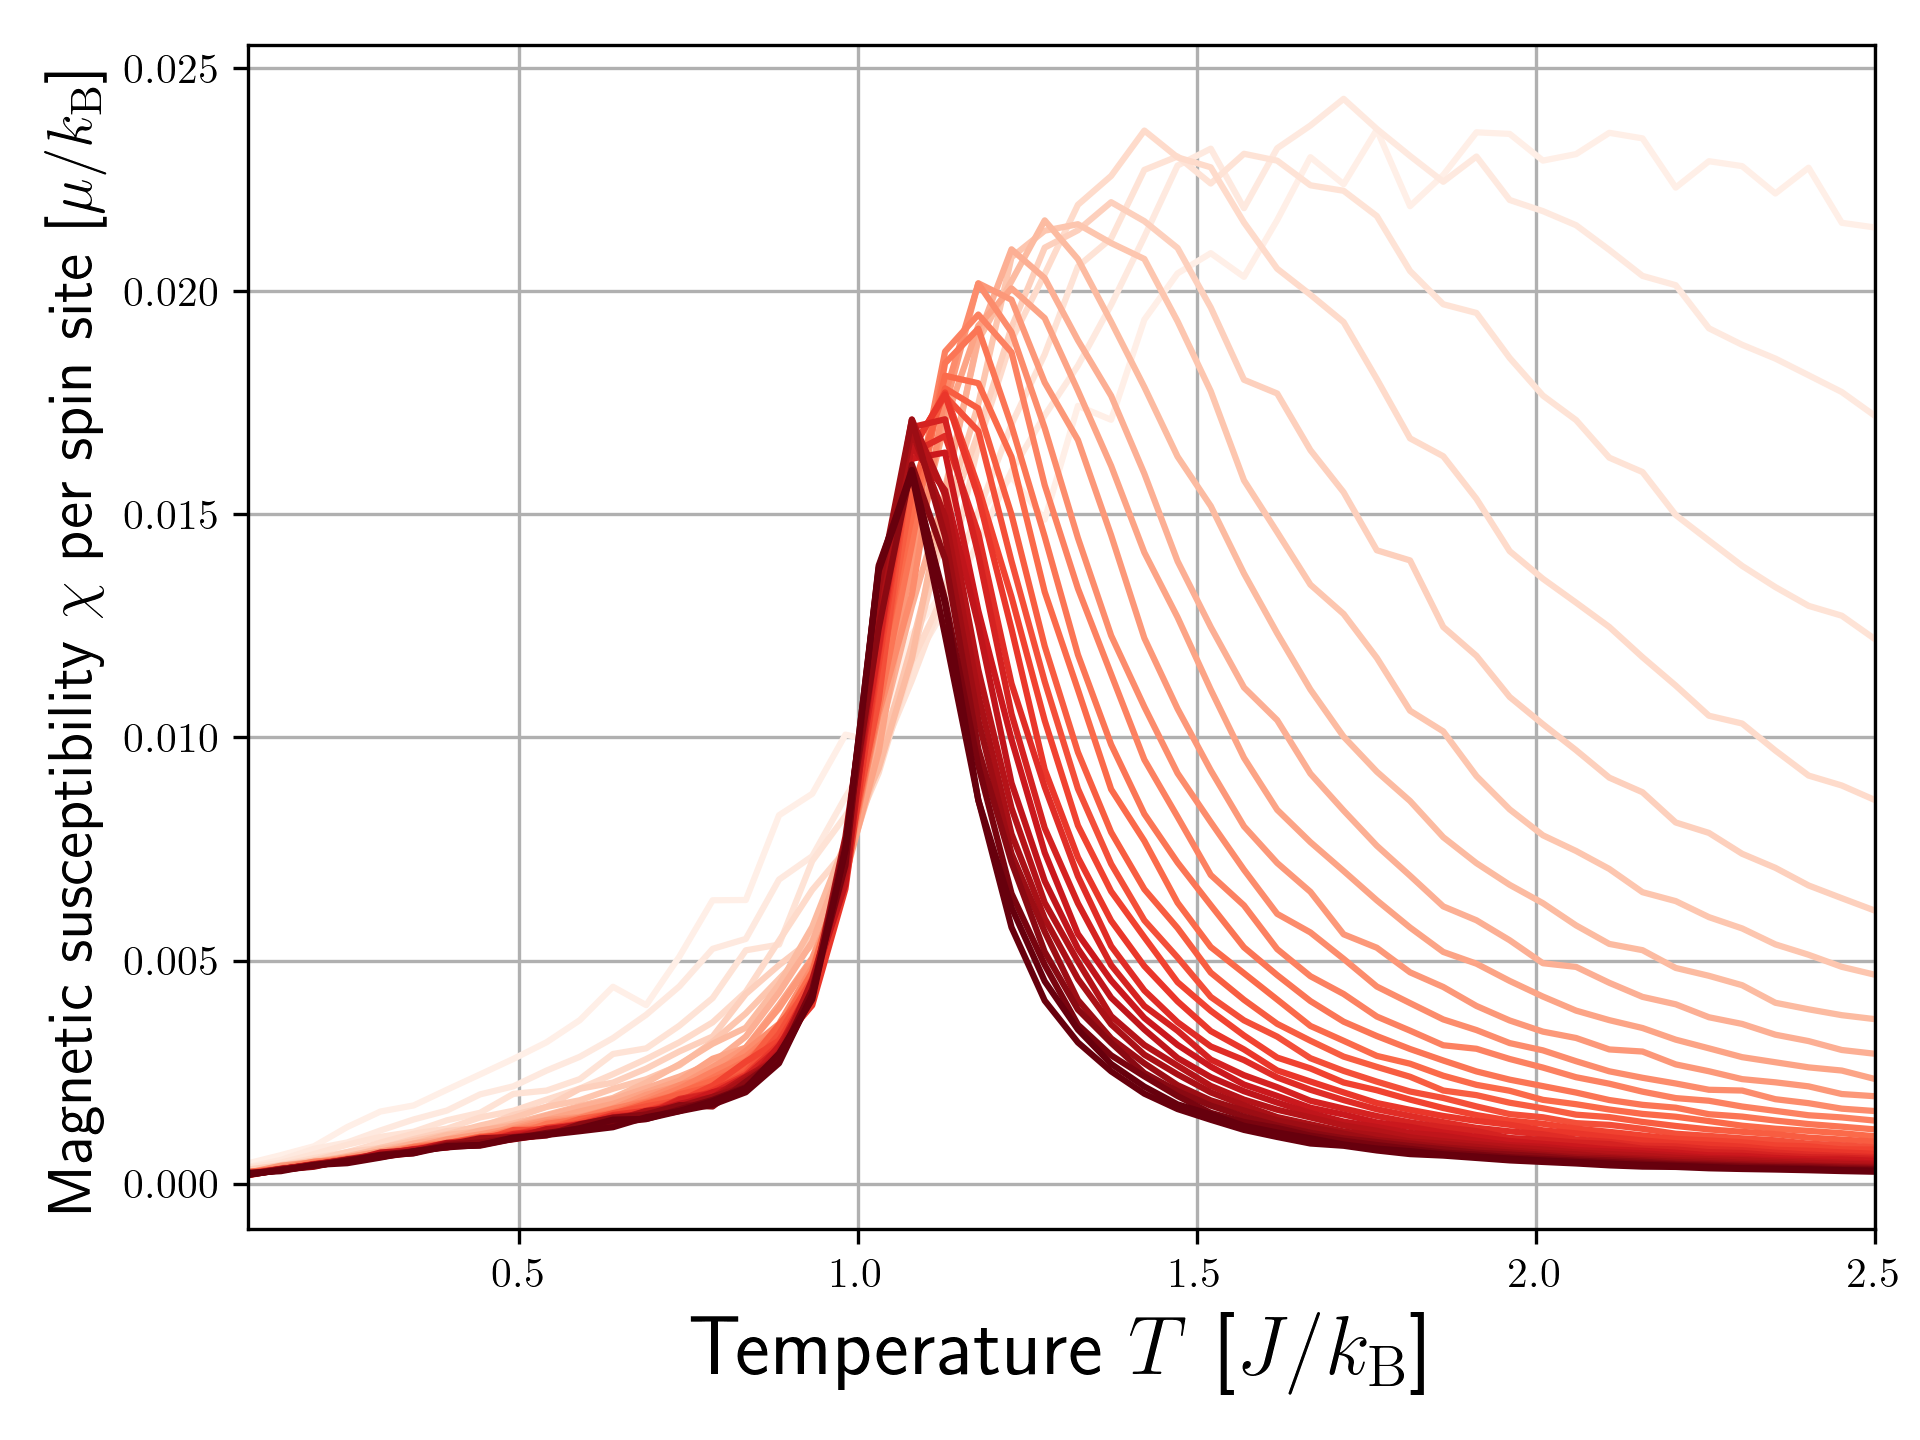

Write the Python code that produced this figure.
import numpy as np
from joblib import Parallel, delayed
import multiprocessing
from multiprocessing import Pool
num_cores            = multiprocessing.cpu_count()
from tqdm import trange
import matplotlib.pyplot as plt
import matplotlib as mpl
mpl.rcParams['text.usetex'] = True
import time
from scipy.optimize import curve_fit
from matplotlib import cm
from matplotlib.colors import ListedColormap, LinearSegmentedColormap

mag_susc    = []
value_critical_temp_cv = []
data_from_data         = []
eta = []
rfit = []
temp_ll = []
pcov_eta = []
pcov_rfit = []
mag_mag       = []
temp_temp     = []
magsus_magsus = []

L_list = np.array([2,3,4,5,6,7,8,9,10,11,12,13,14,15,16,17,18,19,20,21,22,23,24,25,26,27,28,29,30])
for j in [11,12,13,14,15,16,17,18]:
    mag_susc    = []
    for i in L_list:
        array = np.loadtxt('Magnetic_gradient_data/L'+str(i)+'_N50.data')
        T     = array[:, 0]
        E     = array[:, 1]
        SpcH  = array[:, 2]
        M     = array[:,3]
        M_sus = array[:,4]
        if j == 11:
            temp_temp.append(T)
            mag_mag.append(M)
            magsus_magsus.append(M_sus)
        mag_susc.append(np.array(M_sus[j]))
    temp_ll.append(T[j])

cmapp = cm.get_cmap('Reds', len(L_list))

max_one = np.zeros(len(L_list))
for i in range(len(temp_temp)):
    cache_temp   = temp_temp[i]
    cache_magsus = magsus_magsus[i]
    plt.plot(cache_temp,cache_magsus,color=cmapp(L_list[i]/max(L_list)))
    max_one[i]   = (cache_temp[np.where(cache_magsus==max(cache_magsus))])

plt.grid()
plt.xlabel(r'Temperature $T$ [$J/k_\mathrm{B}$]',fontsize=20)
plt.ylabel(r'Magnetic susceptibility $\chi$ per spin site [$\mu/k_\mathrm{B}$]',fontsize=15)
plt.tight_layout()
plt.xlim(min(cache_temp),max(cache_temp))
plt.gcf()
plt.savefig('Magnetic_gradient.png',dpi=300)
plt.clf()
